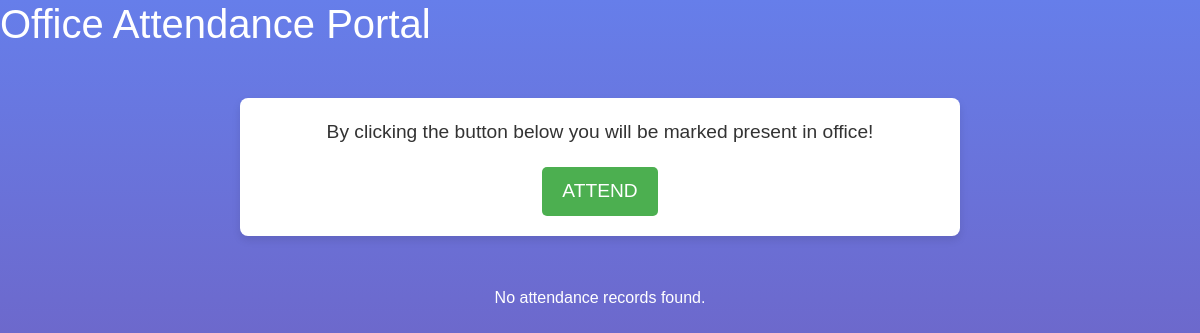
The app's page /attendance/ (signed in), older data.
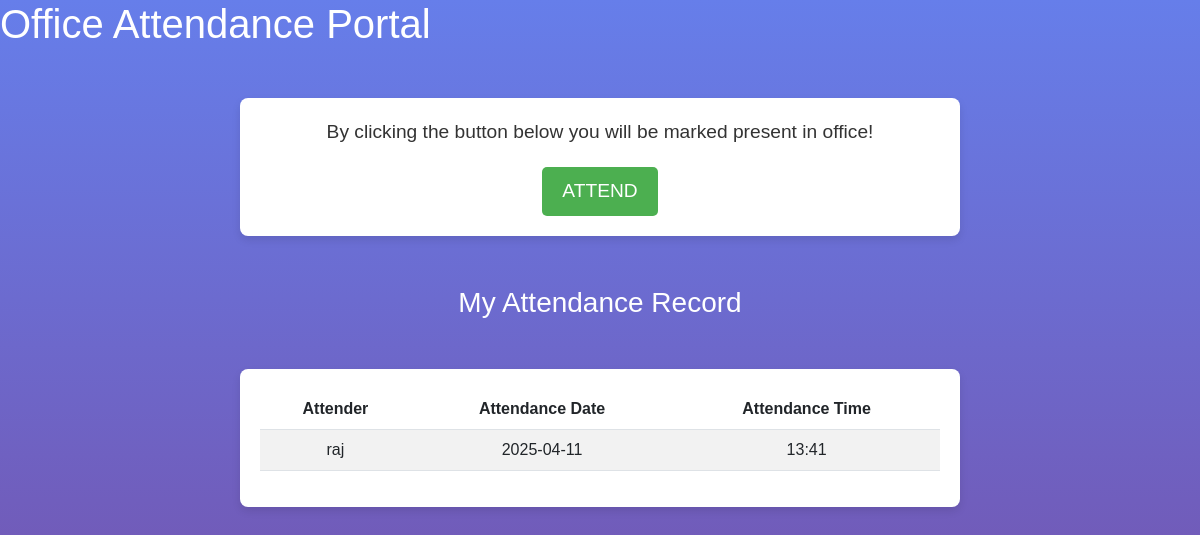
The same page, newer data.
### accounts/models.py (models this page shows, shortened)
class Attend(models.Model):
    attender = models.ForeignKey(settings.AUTH_USER_MODEL, on_delete=models.CASCADE)
    datetime = models.DateTimeField(auto_now_add=True)

class CustomUser(AbstractUser):
    user_type = models.CharField(max_length=10, choices=UserTypes.choices, default="")
    position = models.CharField(max_length=100, blank=True, null=True)

### accounts/views.py (the view, shortened to what this page needs)
# urls.py: path('attendance/', views.attendance_view, name="attendance")
def attendance_view(request):
    status = None
    if request.user.is_authenticated:
        attendance_records = Attend.objects.filter(attender=request.user).order_by('-datetime')
    return render(request, "attendance/attendance.html", {'status': status ,'attendance_records': attendance_records})

### templates/attendance/attendance.html (shortened to what this page needs)
{% load static %}
<!DOCTYPE html>
<html>
    <head>
        <link href="https://cdn.jsdelivr.net/npm/bootstrap@5.3.0/dist/css/bootstrap.min.css" rel="stylesheet">
    </head>
    <body>
        <h1 class="heading">Office Attendance Portal</h1>
        <div class="container">
            <p class="w-message">By clicking the button below you will be marked present in office!</p>
            <form method="POST" class="d-inline">
                <button class="b-attend" type="submit" name="attend">ATTEND</button>
            </form>
        </div>
        {% if attendance_records %}
        <h3 style="text-align: center; color: white;">My Attendance Record</h3>
        <div class="container">
            <table class="table table-striped">
                <thead>
                    <tr>
                        <th>Attender</th>
                        <th>Attendance Date</th>
                        <th>Attendance Time</th>
                    </tr>
                </thead>
                <tbody>
                    {% for attend in attendance_records %}
                        <tr>
                            <td>{{ attend.attender.username }}</td>
                            <td>{{ attend.datetime|date:"Y-m-d" }}</td>
                            <td>{{ attend.datetime|time:"H:i" }}</td>
                        </tr>
                    {% endfor %}
                </tbody>
            </table>
        </div>
        {% else %}
            <p style="text-align: center; color: white;">No attendance records found.</p>
        {% endif %}
    </body>
</html>

Row changes from the older to the newer data that the page shows:
added Attend: attender.username "raj", datetime "2025-04-11", datetime "13:41"
Text that changed along with them:
text no longer shown: "No attendance records found."
text now shown: "My Attendance Record Attender Attendance Date Attendance Time"
